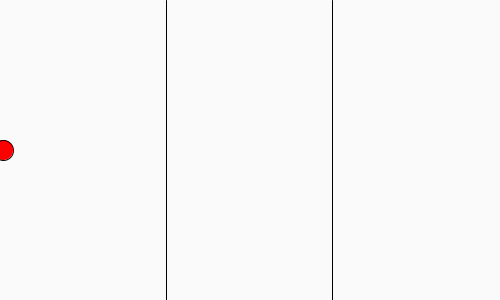
Frame 1 (no input)
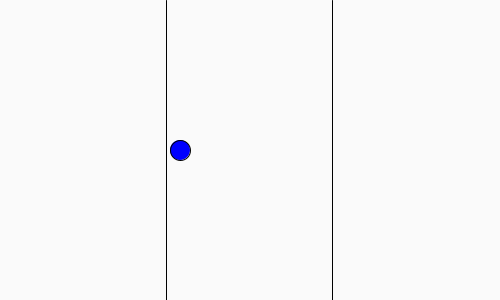
Frame 60 (the mouse pressed at the canvas centre just before this capture)
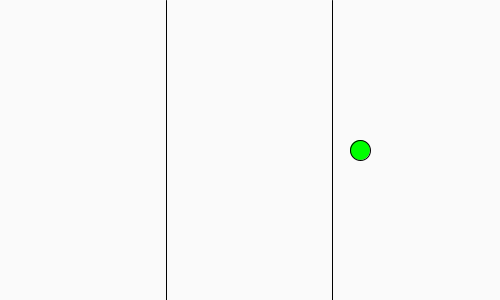
Frame 120 (the mouse held since frame 60 and released just before this capture)

The Processing sketch that drew these frames (run headless with seeded random() and noise(); from frame 60 on, the mouse is pressed at the canvas centre):

// Processing sketch: if_else_lineas
// ── if_else_lineas.pde
/*
Este es un repaso de las primeras dos semanas
 Autor: Sergio Majluf
 */

// esta variable es GLOBAL
float posX = 0;
float posY = 0;
int tamano = 20;

int velocidad = 3;

void setup() {
  size(500, 300);
  background(250);
  //posX = width/2;
  posY = height/2;
}

void draw() {
  background(250);
  
  line (width/3, 0, width/3, height);
  line ((width/3)*2, 0, (width/3)*2, height);

  print("posX = "); 
  println(posX);

  if ( posX < width) {
    posX = posX + velocidad;
  } else {
    posX = 0;
  }

  if (posX < width/3) {
    fill(255, 0, 0);
  } else if (posX > (width/3)*2) {
    
    fill(0, 255, 0);
  } else if ( posX > width/3) {
    fill(0, 0, 255);
  }

  ellipse(posX, posY, tamano, tamano);
}
